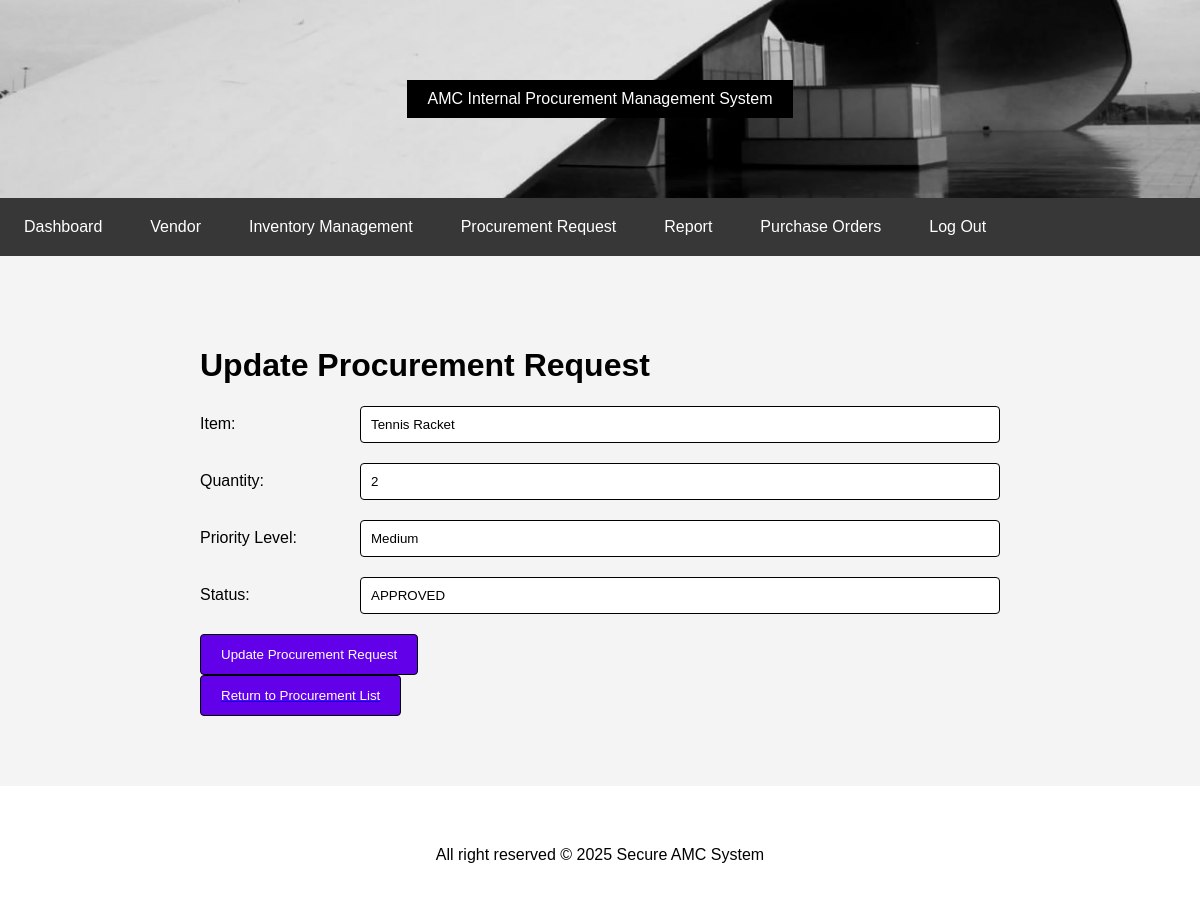
The app's page /assignment/procurement/update.php?procurement_id=5 (signed in) with its own data.
### tables this page shows
CREATE TABLE `procurement` (
  `PROCUREMENT_ID` int(11) NOT NULL,
  `ITEM_ID` int(11) DEFAULT NULL,
  `QUANTITY` int(11) DEFAULT NULL,
  `DEPARTMENT_ID` int(11) DEFAULT NULL,
  `PRIORITY_LEVEL` enum('Low','Medium','High','') DEFAULT NULL,
  `STATUS` enum('PENDING','APPROVED','COMPLETED','') DEFAULT NULL,
  `USER_ID` int(11) DEFAULT NULL,
  `DATE_REQUESTED` datetime(6) DEFAULT NULL
);

CREATE TABLE `inventory` (
  `ITEM_ID` int(11) NOT NULL,
  `NAME` varchar(50) NOT NULL,
  `SKU` varchar(20) NOT NULL,
  `PRICE` decimal(10,2) NOT NULL,
  `CATEGORY_ID` int(11) NOT NULL,
  `DESCRIPTION` varchar(1000) DEFAULT NULL,
  `QUANTITY` int(11) NOT NULL DEFAULT 0,
  `STOCK` int(11) NOT NULL DEFAULT 0
);

### assignment/procurement/update.php (the view, shortened to what this page needs)
<?php
include '../config.php';
include '../header.php';
include '../navigation.php';
$procurement_id = intval($_GET['procurement_id']);
$query = "SELECT p.procurement_id, p.item_id, p.quantity, p.priority_level, p.status,
                i.name AS item_name
        FROM procurement p
        LEFT JOIN inventory i ON p.item_id = i.item_id
        WHERE p.procurement_id = ?";
$stmt = $conn->prepare($query);
$stmt->bind_param("i", $procurement_id);
$stmt->execute();
$result = $stmt->get_result();
$procurement = $result->fetch_assoc();
?>
<!DOCTYPE html>
<html lang="en">
<head>
    <link rel="stylesheet" href="../style.css">
</head>
<body>
    <div class="container">
        <h1>Update Procurement Request</h1>
        <form method="POST">
            <div class="form-group">
                <label>Item:</label>
                <input type="text" value="<?= htmlspecialchars($procurement['item_name'] ?? 'Unknown') ?>" readonly>
            </div>
            <div class="form-group">
                <label>Quantity:</label>
                <input type="number" name="quantity" value="<?= isset($procurement['quantity']) ? htmlspecialchars($procurement['quantity']) : '' ?>" min="1" required>
            </div>
            <div class="form-group">
                <label>Priority Level:</label>
                <input type="text" name="priority_level" list="priority_levels" value="<?= htmlspecialchars($procurement['priority_level']) ?>" required>
            </div>
            <div class="form-group">
                <label>Status:</label>
                <input type="text" name="status" list="statuses" value="<?= htmlspecialchars($procurement['status']) ?>" required>
            </div>
            <button type="submit" class="create">Update Procurement Request</button>
        </form>
        <a href="procurement.php"><button class="return">Return to Procurement List</button></a>
    </div>
</body>
</html>
<?php include '../footer.php'; ?>

### assignment/procurement/style.css (style rules this page uses)
body, html { height: 100%; margin: 0; font-family: Arial, sans-serif; background-color: #f4f4f4; color: black; }
.container { width: 100%; max-width: 800px; margin: 50px auto; padding: 20px; }
.form-group { display: flex; align-items: center; margin-bottom: 20px; }
label { width: 150px; margin-right: 10px; }
input[type="text"], input[type="number"], input[type="password"], select, textarea { flex: 1; padding: 10px; background: white; border: 1px solid black; border-radius: 4px; color: black; width:100% }
button { background-color: #6200ea; color: white; border: 1px solid black; padding: 12px 20px; border-radius: 4px; cursor: pointer; display: block; width: fit-content; margin-left: left; }

### assignment/style.css (style rules this page uses)
body, html { height: 100%; margin: 0; font-family: Arial, sans-serif; background-color: #f4f4f4; color: black; }
.container { width: 100%; max-width: 800px; margin: 50px auto; padding: 20px; }
.form-group { display: flex; align-items: center; margin-bottom: 20px; }
label { width: 150px; margin-right: 10px; }
input[type="text"], input[type="number"], input[type="password"], select, textarea { flex: 1; padding: 10px; background: white; border: 1px solid black; border-radius: 4px; color: black; width:100% }
button { background-color: #6200ea; color: white; border: 1px solid black; padding: 12px 20px; border-radius: 4px; cursor: pointer; display: block; width: fit-content; margin-left: left; }

### records on screen
procurement: ITEM_ID.NAME "Tennis Racket", quantity "2", priority_level "Medium", status "APPROVED"
